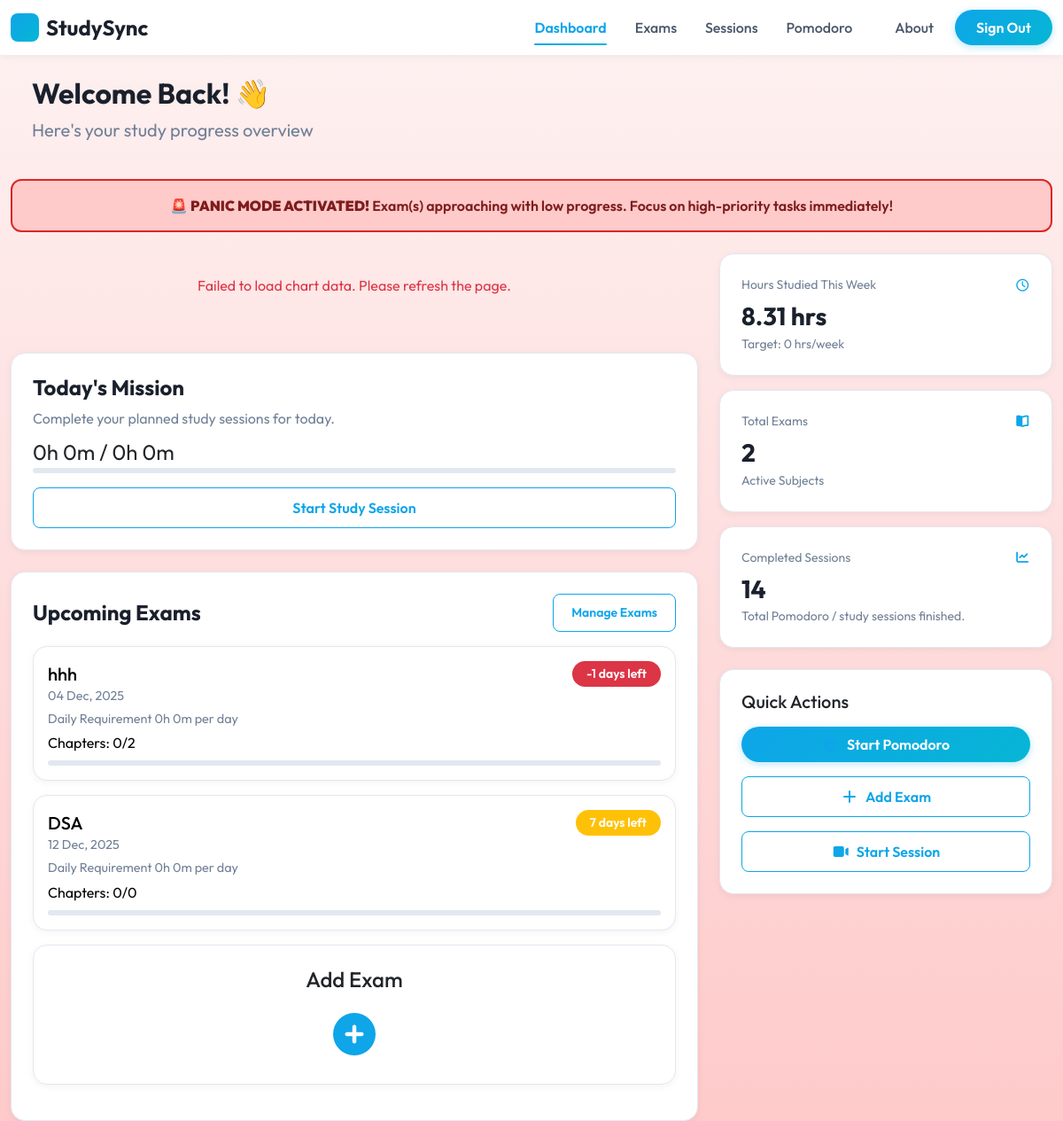
The page /dashboard (signed in) on the database its author committed.
### my_app/models.py (models this page shows, shortened)
class Exam(models.Model):
    user_id = models.ForeignKey(User, related_name='exams', on_delete=models.CASCADE)
    title = models.CharField(max_length=45)
    exam_date = models.DateField()
    created_at = models.DateTimeField(auto_now_add=True)
    updated_at = models.DateTimeField(auto_now=True)
    objects = ExamManager()
    def task_count(self):
        return self.exam_tasks.count()
    def total_hours_per_day(self):
        counter = 0
        for task in self.exam_tasks.all():
            if (task.completed == False):
                counter += task.estimated_minutes
        days = self.days_left()
        if days <= 0:
            return {'hours': 0, 'minutes': 0}
        total_per_day = counter / days
        return {
            'hours' : int(total_per_day // 60),
            'minutes' : int(total_per_day % 60)
        }
    def all_required_per_day(self):
        counter = 0
        for task in self.exam_tasks.all():
            counter += task.estimated_minutes
        days = self.days_left()
        if days <= 0:
            return {'hours': 0, 'minutes': 0}
        total_per_day = counter / days
        return {
            'hours': int(total_per_day // 60),
            'minutes': int(total_per_day % 60)
        }
    def get_total_daily_required_minutes(user):
        total_minutes = 0
        exams = Exam.objects.filter(user_id=user)
        for exam in exams:
            data = exam.all_required_per_day()
            exam_minutes = data['hours'] * 60 + data['minutes']
            total_minutes += exam_minutes
        return {
            'hours': total_minutes // 60,
            'minutes': total_minutes % 60
        }
    def get_completed_tasks(self):
        counter = 0
        for task in self.exam_tasks.all():
            if task.completed == True:
                counter += 1
        return counter
    def percentage(self):
        total_tasks = self.task_count()
        if total_tasks == 0:
            return 0
        return (self.get_completed_tasks()/total_tasks)*100
    def calculate_daily_percentage(user):
        remaining = get_all_exams_required_hrs(user)          # {'hours': h, 'minutes': m}
        total = get_total_daily_required_minutes(user)    # {'hours': h, 'minutes': m}
        remaining_minutes = remaining['hours'] * 60 + remaining['minutes']
        total_minutes = total['hours'] * 60 + total['minutes']
        if total_minutes == 0:
            return 0
        done_minutes = total_minutes - remaining_minutes
        percentage = (done_minutes / total_minutes) * 100
        return round(percentage, 1)
    def days_left(self):
        now = str(date.today())
        current_time = datetime.strptime(now, '%Y-%m-%d').date()
        days_left = self.exam_date - current_time
        return days_left.days
    def urgency_color(self):
        days = self.days_left()
        progress = self.percentage()
        if days <= 2 or (days <= 5 and progress < 20):
            return "#dc3545"     # red
        if days <= 7 or (days <= 14 and progress < 50):
            return "#ffc107"     # yellow
        return "#28a745"         # green
    def get_panic_level(self):
        days = self.days_left()
        progress = self.percentage()
        if days <= 1 or (days <= 3 and progress < 30):
            return 3
        if days <= 3 or (days <= 7 and progress < 40):
            return 2
        if days <= 7 or (days <= 14 and progress < 60):
            return 1
        return 0

class Task(models.Model):
    user_id = models.ForeignKey(User, related_name='user_tasks', on_delete=models.CASCADE)
    exam_id = models.ForeignKey(Exam, related_name='exam_tasks', on_delete=models.CASCADE)
    title = models.CharField(max_length=45)
    priority = models.IntegerField(default=1)
    estimated_minutes = models.IntegerField(default=0)
    completed = models.BooleanField(default=False)
    created_at = models.DateTimeField(auto_now_add=True)
    updated_at = models.DateTimeField(auto_now=True)

### my_app/views.py (the view)
# urls.py: path('dashboard', views.dashboard),
def dashboard(request):
    if not request.session.get('is_logged'):
        return render(request,'not_found.html')
    user_id = request.session["user_id"]
    user = User.objects.get(id=user_id)
    hours = user.minutes_studied // 60
    mins = user.minutes_studied % 60
    exams = models.get_all_exams_for_user(user)
    panic_level = 0
    if exams:
        panic_level = max(exam.get_panic_level() for exam in exams)
    daily_req = Exam.get_total_daily_required_minutes(user)
    weekly_target_minutes = (daily_req['hours'] * 60 + daily_req['minutes']) * 7
    weekly_target_hours = weekly_target_minutes // 60
    weekly_target_mins = weekly_target_minutes % 60
    context = {
        'user' : models.get_user_by_id(request.session['user_id']),
        'exams' : exams,
        'total_exams' : Exam.objects.filter(user_id=user).count(),
        'all_minutes' : user.minutes_studied,
        'hours' : hours,
        'minutes': mins,
        'sessions' : user.sessions_completed,
        'today_required_hours': models.get_all_exams_required_hrs(user),
        'today_required_hours_all_tasks' : daily_req,
        'daily_percentage' : Exam.calculate_daily_percentage(user),
        'panic_level': panic_level,
        'weekly_target_hours': weekly_target_hours,
        'weekly_target_mins': weekly_target_mins
    }
    return render(request, 'dashboard.html', context)

### my_app/templates/dashboard.html (shortened to what this page needs)
<!DOCTYPE html>
<html lang="en">
<head>
    {% load static %}
    <link href="https://cdn.jsdelivr.net/npm/bootstrap@5.3.8/dist/css/bootstrap.min.css" rel="stylesheet"
>
    <link rel="stylesheet" href="https://cdnjs.cloudflare.com/ajax/libs/font-awesome/7.0.1/css/all.min.css">
    <link rel="stylesheet" href="{% static 'css/dashboard.css' %}">
    <link rel="stylesheet" href="{% static 'css/nav.css' %}">
</head>
<body class="panic-level-{{ panic_level }}">
    <header>
        <nav class="navbar navbar-expand-lg navbar-light bg-white sticky-top shadow-sm">
            <div class="container">
                <a class="navbar-brand fw-bold d-flex align-items-center gap-2" href="/">
                    <div class="logo-icon"></div>
                    StudySync
                </a>
                <div class="collapse navbar-collapse" id="navbarNav">
                    <ul class="navbar-nav ms-auto align-items-center">
                        {% if request.session.is_logged %}
                        <li class="nav-item">
                            <a class="nav-link active" href="/dashboard">Dashboard</a>
                        </li>
                        <li class="nav-item">
                            <a class="nav-link" href="/exams_page">Exams</a>
                        </li>
                        <li class="nav-item">
                            <a class="nav-link" href="/sessions_page">Sessions</a>
                        </li>
                        <li class="nav-item">
                            <a class="nav-link" href="/pomodoro_page">Pomodoro</a>
                        </li>
                        <li class="nav-item ms-lg-3">
                            <a class="nav-link" href="/about">About</a>
                        </li>
                        <li class="nav-item ms-lg-2">
                            <a class="btn btn-signout" href="/signout">Sign Out</a>
                        </li>
                        {% endif %}
                    </ul>
                </div>
            </div>
        </nav>
        <div class="container">
            <div class="p-4">
                <h1 class="fw-bold">Welcome Back! 👋</h1>
                <p class="text-secondary fs-5">Here's your study progress overview</p>
            </div>
            {% if panic_level == 1 %}
            <div class="panic-alert panic-alert-1">
                ⚠️ <strong>Warning:</strong> You're falling behind schedule. Consider increasing your study time today!
            </div>
            {% elif panic_level == 2 %}
            <div class="panic-alert panic-alert-2">
                🔥 <strong>Alert:</strong> You're significantly behind! You need to study {{ today_required_hours.hours|default:0 }}h {{ today_required_hours.minutes }}m today to catch up.
            </div>
            {% elif panic_level == 3 %}
            <div class="panic-alert panic-alert-3">
                🚨 <strong>PANIC MODE ACTIVATED!</strong> Exam(s) approaching with low progress. Focus on high-priority
                tasks immediately!
            </div>
            {% endif %}
            <div class="row  g-4">
                <div class="col-lg-8 d-flex flex-column gap-4">
                    <div class="container my-4">
                    </div>
                    <div class="border rounded-4 shadow-sm bg-white p-4 d-flex flex-column justify-content-between">
                        <h2 class="align-self-start mb-2">
                            Today's Mission
                        </h2>
                        <div class="d-flex justify-content-between align-items-center mb-2">
                            <p class="text-secondary mb-0">
                                Complete your planned study sessions for today.
                            </p>
                        </div>
                        <p class="fs-4 pb-0 mb-0">{{ today_required_hours.hours }}h {{ today_required_hours.minutes }}m
                            /
                            {{ today_required_hours_all_tasks.hours }}h {{ today_required_hours_all_tasks.minutes }}m
                        </p>
                        <div class="progress mt-0" role="progressbar" aria-label="Exam progress"
                            aria-valuenow="{{ daily_percentage }}" aria-valuemin="0" aria-valuemax="100"
                            style="height: 6px;">
                        </div>
                        <button class="btn btn-outline-primary w-100 mt-3">
                            <a class="text-decoration-none link" href="/sessions_page">
                                Start Study Session
                            </a>
                        </button>
                    </div>
                    <div class="border rounded-4 shadow-sm bg-white p-4">
                        <div class="d-flex justify-content-between align-items-center mb-3">
                            <h2 class="mb-0">Upcoming Exams</h2>
                            <a href="/exams_page" class="btn btn-outline-primary btn-sm">Manage Exams</a>
                        </div>
                        {% if exams %}
                        {% for exam in exams %}
                        <a href="/exams_page" class="text-decoration-none text-black">
                            <div class="border rounded-4 shadow-sm p-3 my-3">
                                <div class="d-flex align-items-center justify-content-between">
                                    <h5 class="mb-0">{{ exam.title }}</h5>
                                    <p class="rounded-pill text-white mb-0 px-3 py-1 small"
                                        style="background-color: {{ exam.urgency_color }};">
                                        {{ exam.days_left }} days left
                                    </p>
                                </div>
                                <p class="text-secondary date mb-1">
                                    {{ exam.exam_date|date:'d M, Y' }}
                                </p>
                                <p class="text-secondary date mb-1">
                                    Daily Requirement <span>{{ exam.total_hours_per_day.hours|default:0 }}h
                                        {{ exam.total_hours_per_day.minutes|default:0 }}m</span> per day
                                </p>
                                <p class="mb-2">
                                    Chapters: {{ exam.get_completed_tasks }}/{{ exam.task_count }}
                                </p>
                                <div class="progress" role="progressbar" aria-label="Exam progress"
                                    aria-valuenow="{{ exam.percentage }}" aria-valuemin="0" aria-valuemax="100"
                                    style="height: 6px;">
                                </div>
                            </div>
                        </a>
                        {% endfor %}
                        {% else %}
                        <p class="text-secondary mb-3">No exams yet. Start by adding your first exam.</p>
                        {% endif %}
                        <div class="border rounded-4 shadow-sm p-4 my-3 text-center">
                            <h4 class="mb-3">Add Exam</h4>
                            <a href="/exams_page" class="my-2 text-decoration-none text-primary d-inline-block">
                                <i class="fa-solid fa-circle-plus fa-3x"></i>
                            </a>
                        </div>
                    </div>
                </div>
                <div class="col-lg-4 d-flex flex-column gap-4">
                    <div class="d-flex flex-column gap-3">
                        <div class="border rounded-4 shadow-sm bg-white p-4">
                            <div class="d-flex align-items-center justify-content-between text-secondary mb-2">
                                <p class="mb-0">Hours Studied This Week</p>
                                <i class="fa-regular fa-clock"></i>
                            </div>
                            <h4 class="fw-bold mb-1">
                                {{ hours|default:0 }}.{% if minutes %}{{ minutes }}{% else %}00{% endif %} hrs
                            </h4>
                            <p class="bottom text-secondary mb-0">Target: {{ weekly_target_hours|default:0 }}{% if weekly_target_mins %}.{{ weekly_target_mins }}{% endif %} hrs/week</p>
                        </div>
                        <div class="border rounded-4 shadow-sm bg-white p-4">
                            <div class="d-flex align-items-center justify-content-between text-secondary mb-2">
                                <p class="mb-0">Total Exams</p>
                                <i class="fa-solid fa-book-open"></i>
                            </div>
                            <h4 class="fw-bold mb-1">{{ total_exams|default:0 }}</h4>
                            <p class="bottom text-secondary mb-0">Active Subjects</p>
                        </div>
                        <div class="border rounded-4 shadow-sm bg-white p-4">
                            <div class="d-flex align-items-center justify-content-between text-secondary mb-2">
                                <p class="mb-0">Completed Sessions</p>
                                <i class="fa-solid fa-chart-line"></i>
                            </div>
                            <h4 class="fw-bold mb-1">{{ sessions|default:0 }}</h4>
                            <p class="bottom text-secondary mb-0">
                                Total Pomodoro / study sessions finished.
                            </p>
                        </div>
                    </div>
                    <div class="border rounded-4 shadow-sm bg-white p-4">
                        <h5 class="mb-3">Quick Actions</h5>
                        <div class="d-grid gap-3">
                            <a href="/pomodoro_page"
                                class="btn btn-primary d-flex align-items-center justify-content-center gap-2">
                                <i class="fa-solid fa-clock"></i>
                                Start Pomodoro
                            </a>
                            <a href="/exams_page"
                                class="btn btn-outline-primary d-flex align-items-center justify-content-center gap-2">
                                <i class="fa-solid fa-plus"></i>
                                Add Exam
                            </a>
                            <a href="/sessions_page"
                                class="btn btn-outline-primary d-flex align-items-center justify-content-center gap-2">
                                <i class="fa-solid fa-video"></i>
                                Start Session
                            </a>
                        </div>
                    </div>
                </div>
            </div>
        </div>
    </header>
</body>
</html>

### rows shown on the page
Exam: title "hhh", days_left "-1", exam_date "04 Dec, 2025", total_hours_per_day.hours "0", total_hours_per_day.minutes "0", get_completed_tasks "0", task_count "2"
Exam: title "DSA", days_left "7", exam_date "12 Dec, 2025", total_hours_per_day.hours "0", total_hours_per_day.minutes "0", get_completed_tasks "0", task_count "0"

### other values the page prints
{{ today_required_hours.hours }} "0"
{{ today_required_hours.minutes }} "0"
{{ today_required_hours_all_tasks.hours }} "0"
{{ today_required_hours_all_tasks.minutes }} "0"
{{ hours|default:0 }} "8"
{{ minutes }} "31"
{{ weekly_target_hours|default:0 }} "0"
{{ total_exams|default:0 }} "2"
{{ sessions|default:0 }} "14"
